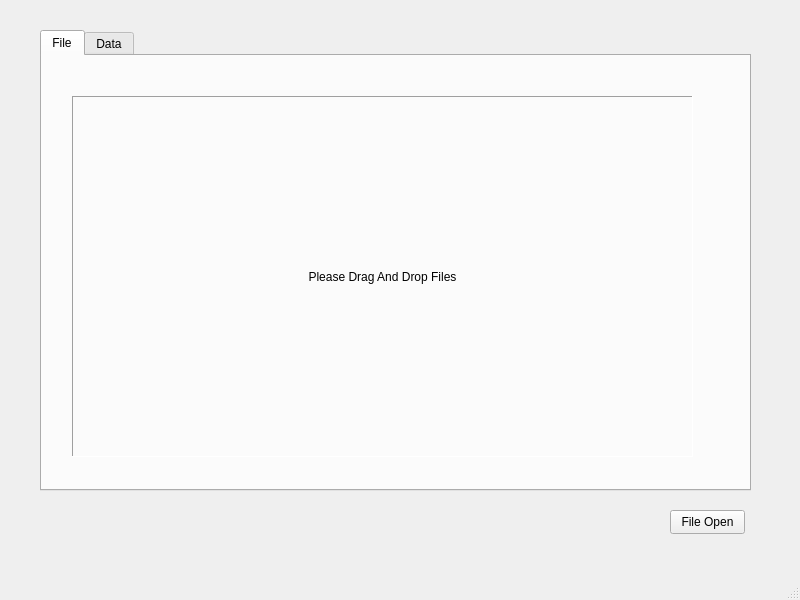
<?xml version="1.0" encoding="UTF-8"?>
<ui version="4.0">
 <class>MainWindow</class>
 <widget class="QMainWindow" name="MainWindow">
  <property name="geometry">
   <rect>
    <x>0</x>
    <y>0</y>
    <width>800</width>
    <height>600</height>
   </rect>
  </property>
  <property name="windowTitle">
   <string>EARC</string>
  </property>
  <widget class="QWidget" name="centralwidget">
   <widget class="QPushButton" name="pushButtonFileOpen">
    <property name="geometry">
     <rect>
      <x>670</x>
      <y>510</y>
      <width>75</width>
      <height>24</height>
     </rect>
    </property>
    <property name="text">
     <string>File Open</string>
    </property>
   </widget>
   <widget class="QTabWidget" name="tabWidget">
    <property name="geometry">
     <rect>
      <x>40</x>
      <y>30</y>
      <width>711</width>
      <height>461</height>
     </rect>
    </property>
    <property name="currentIndex">
     <number>0</number>
    </property>
    <widget class="QWidget" name="tab">
     <attribute name="title">
      <string>File</string>
     </attribute>
     <widget class="DragAndDropLabel" name="labelGetFilePath">
      <property name="geometry">
       <rect>
        <x>30</x>
        <y>40</y>
        <width>621</width>
        <height>361</height>
       </rect>
      </property>
      <property name="frameShape">
       <enum>QFrame::Panel</enum>
      </property>
      <property name="frameShadow">
       <enum>QFrame::Sunken</enum>
      </property>
      <property name="text">
       <string>Please Drag And Drop Files</string>
      </property>
      <property name="alignment">
       <set>Qt::AlignCenter</set>
      </property>
     </widget>
    </widget>
    <widget class="QWidget" name="tab_2">
     <attribute name="title">
      <string>Data</string>
     </attribute>
     <widget class="QTableView" name="tableView">
      <property name="geometry">
       <rect>
        <x>20</x>
        <y>20</y>
        <width>671</width>
        <height>401</height>
       </rect>
      </property>
     </widget>
    </widget>
   </widget>
  </widget>
  <widget class="QMenuBar" name="menubar">
   <property name="geometry">
    <rect>
     <x>0</x>
     <y>0</y>
     <width>800</width>
     <height>22</height>
    </rect>
   </property>
  </widget>
  <widget class="QStatusBar" name="statusbar"/>
 </widget>
 <customwidgets>
  <customwidget>
   <class>DragAndDropLabel</class>
   <extends>QLabel</extends>
   <header>draganddroplabel.h</header>
  </customwidget>
 </customwidgets>
 <resources/>
 <connections/>
</ui>
